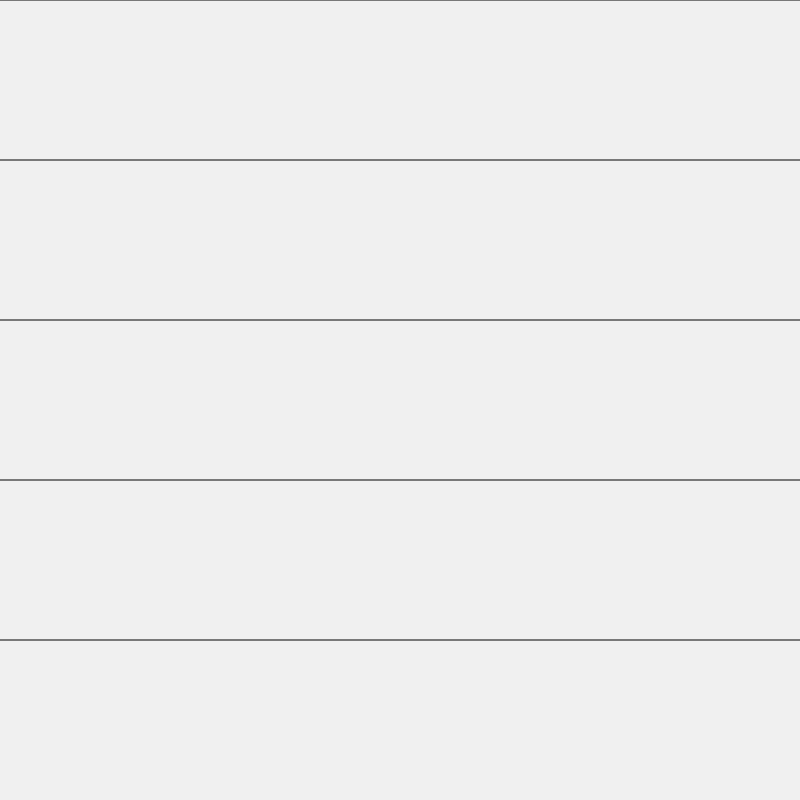
Frame 1 (no input)
Frame 60 (no input): identical to frame 1, image omitted
Frame 120 (the mouse pressed at the canvas centre since frame 60): identical to frame 1, image omitted

The p5.js sketch that drew this single still picture (run headless with seeded random() and noise() and a simulated clock; from frame 60 on, the mouse is pressed at the canvas centre):

// p5.js sketch
// ── sketch.js
const cHeight = 800;
const cWidth = 800;

const laneCount = 5;

class Lane {
  constructor(count, total) {
    this.y = count * (cHeight / total);
  }
}

const lanes = [];

function setup() {
  createCanvas(cWidth, cHeight);
  for (let i = 0; i < laneCount; i++) {
    lanes.push(new Lane(i, laneCount));
  }
}

function draw() {
  background(240);
  for (let i = 0; i < lanes.length; i++) {
    const lane = lanes[i];
    fill("red");
    line(0, lane.y, cWidth, lane.y);
  }
}
